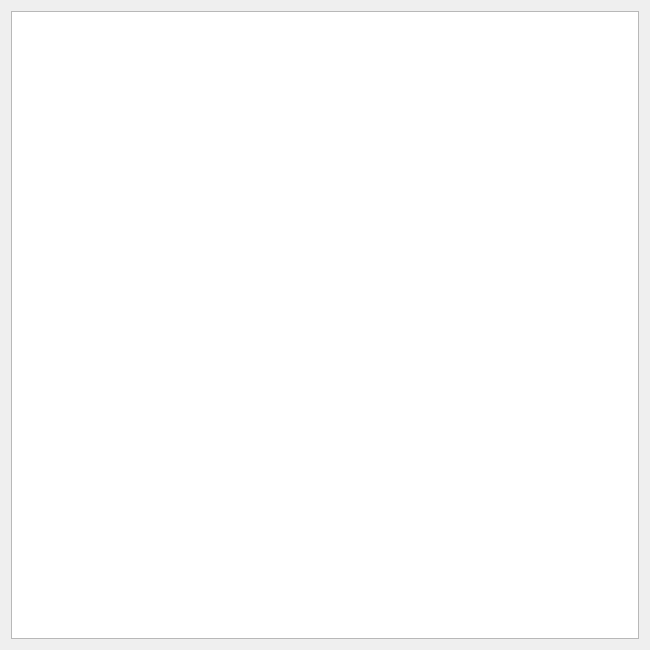
<?xml version="1.0" encoding="UTF-8"?>
<ui version="4.0">
 <class>MainWindow</class>
 <widget class="QMainWindow" name="MainWindow">
  <property name="geometry">
   <rect>
    <x>0</x>
    <y>0</y>
    <width>650</width>
    <height>650</height>
   </rect>
  </property>
  <property name="minimumSize">
   <size>
    <width>650</width>
    <height>650</height>
   </size>
  </property>
  <property name="windowTitle">
   <string>RayCasting</string>
  </property>
  <widget class="QWidget" name="centralWidget">
   <layout class="QVBoxLayout" name="verticalLayout">
    <item>
     <widget class="QGraphicsView" name="graphicsView">
      <property name="maximumSize">
       <size>
        <width>1400</width>
        <height>900</height>
       </size>
      </property>
      <property name="dragMode">
       <enum>QGraphicsView::ScrollHandDrag</enum>
      </property>
     </widget>
    </item>
   </layout>
  </widget>
 </widget>
 <layoutdefault spacing="6" margin="11"/>
 <resources/>
 <connections/>
</ui>
